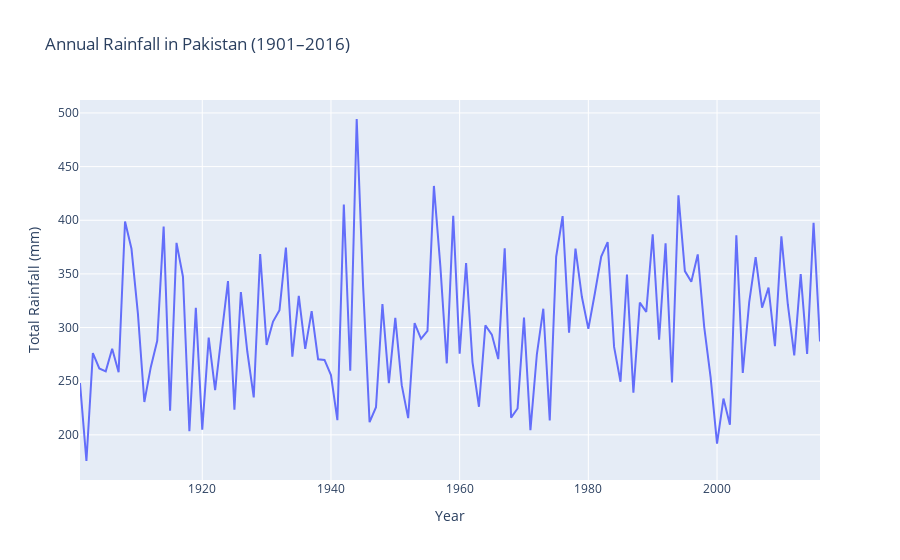

Write notebook code for a chart like this one.
### Markdown cell above
## Average rainfall by year

### Code cell
annual_rainfall = data.groupby("Year")["Rainfall_mm"].sum().reset_index()

fig = px.line(
    annual_rainfall, x="Year", y="Rainfall_mm",
    title="Annual Rainfall in Pakistan (1901–2016)",
    labels={"Rainfall_mm": "Total Rainfall (mm)", "Year": "Year"}
)
fig.show()
